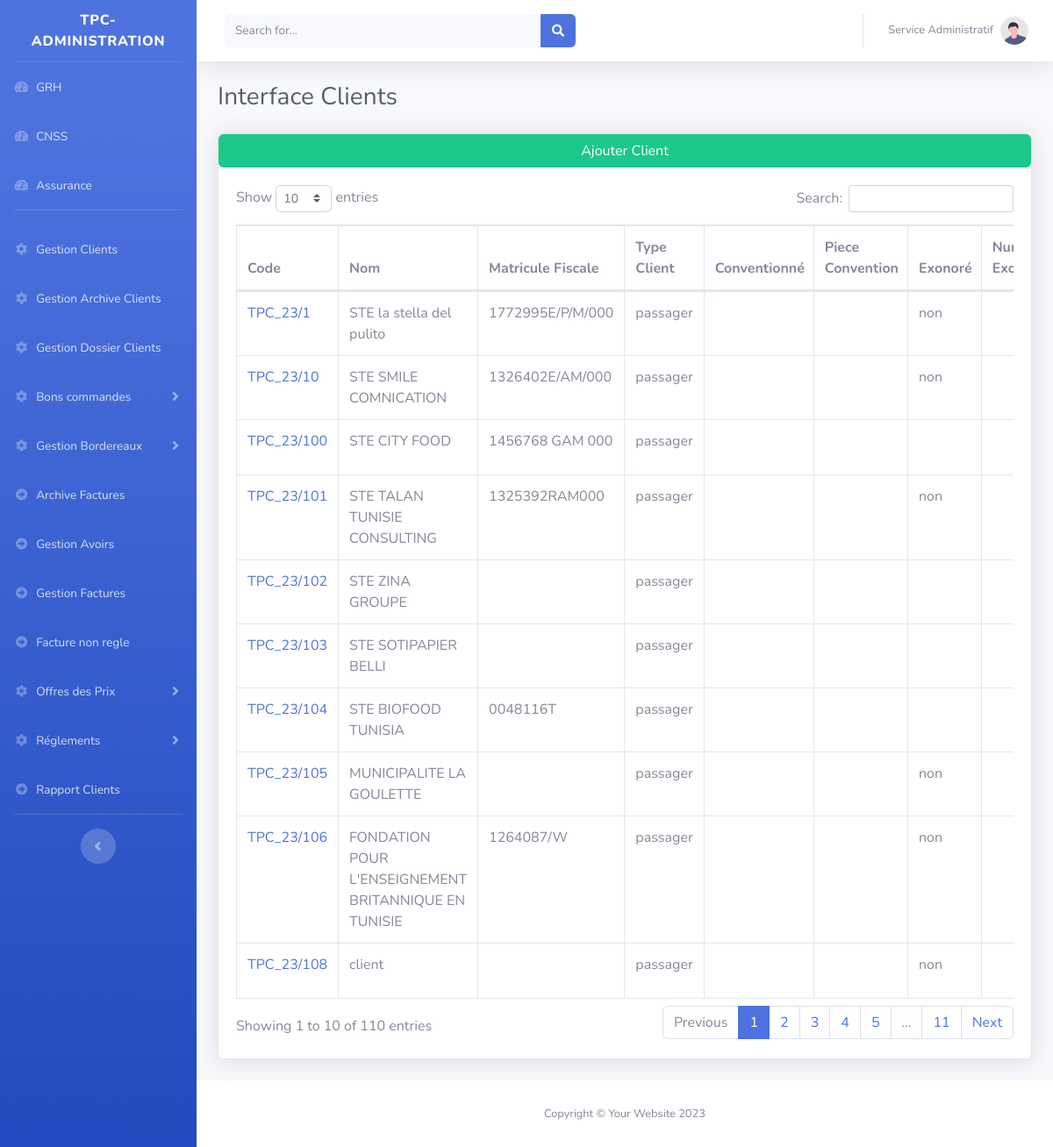
Page /tpc/main.php?Gestion_Clients on the committed database.
### tables this page shows
CREATE TABLE `clients` (
  `id` int(11) NOT NULL,
  `type_client` varchar(200) DEFAULT NULL,
  `convention` varchar(100) DEFAULT NULL,
  `pieceConvention` varchar(250) DEFAULT NULL,
  `nom_client` varchar(200) DEFAULT NULL,
  `code_client` varchar(11) DEFAULT NULL,
  `adresse` text DEFAULT NULL,
  `matriculeFiscale` varchar(100) DEFAULT NULL,
  `exonoration` varchar(100) DEFAULT NULL,
  `pieceExonoration` varchar(200) DEFAULT NULL,
  `tel` varchar(200) DEFAULT NULL,
  `email` varchar(200) DEFAULT NULL,
  `numexonoration` varchar(250) DEFAULT NULL,
  `ValiditeExonoration` varchar(250) DEFAULT NULL
);

### tpc/class/connexion.db.php (called while the page is built)
<?php
function connexion(): PDO {
    $host = getenv('DB_HOST') ?: '127.0.0.1';
    $port = getenv('DB_PORT') ?: 3306;
    $db   = getenv('DB_NAME') ?: 'tpc';
    $user = getenv('DB_USER') ?: 'root';
    $pass = getenv('DB_PASSWORD') !== false ? getenv('DB_PASSWORD') : '';
    $dsn = "mysql:host=$host;port=$port;dbname=$db;charset=utf8mb4";
    $opts = [
        PDO::ATTR_ERRMODE            => PDO::ERRMODE_EXCEPTION,
        PDO::ATTR_DEFAULT_FETCH_MODE => PDO::FETCH_ASSOC,
        PDO::ATTR_EMULATE_PREPARES   => false,
    ];
    return new PDO($dsn, $user, $pass, $opts);
}

### tpc/class/client.class.php (called while the page is built, shortened)
<?php
include_once 'connexion.db.php';
class Clients{
	private $cnx;
	public function __construct(){$this->cnx=connexion();}
	public function getAllClients(){
		$sql="SELECT * FROM clients";
		$req=$this->cnx->query($sql);
		$resultat=$req->fetchAll();
		return $resultat;
	}
}
$clt=new Clients();

### tpc/pages/clients/Afficher.php (the view, shortened to what this page needs)
<?php
include 'class/client.class.php';
$nb=count($clt->getAllClients());
 $clients=$clt->getAllClients();
 ?>
                    <div class="card shadow mb-4">
					<div class="btn-group" role="group" aria-label="Basic mixed styles example">
	<button type="button" class="btn btn-success" data-bs-toggle="modal" data-bs-target="#ModalAddClient">Ajouter Client</button>
</div>
                        <div class="card-body">
                            <div class="table-responsive">
                                <table class="table table-bordered" id="dataTable" width="90%" cellspacing="0">
                                    <thead>
                                        <tr>
											<th >Code</th>
											<th >Nom</th>
											<th >Matricule Fiscale</th>
                                            <th >Type Client</th>
                                            <th >Conventionné</th>
											 <th >Piece Convention</th>
											<th >Exonoré</th>
											<th >Num Exonoration</th>
                                        </tr>
                                    </thead>
                                    <tbody>
									<?php if(!empty($clients)){
										 foreach($clients as $key){?>
                                        <tr>
                                            <td><a href="?Gestion_Clients&Offreclient=<?=$key['id']?>"><?=$key['code_client']?></a></td>
											 <td><?=$key['nom_client']?></td>
                                            <td><?=$key['matriculeFiscale']?></td>
                                            <td><?=$key['type_client']?></td>
                                            <td><?=$key['convention']?></td>
											<td><a href="pages/clients/pieceConventionClients/<?=$key['pieceConvention']?>"><?=$key['pieceConvention']?></a></td>
                                            <td><?=$key['exonoration']?></td>
											  <td><?=$key['numexonoration']?></td>
                                        </tr>
									<?php } } ?>
                                    </tbody>
                                </table>
                            </div>
                        </div>
                    </div>

### rows in the picture
clients: code_client "TPC_23/1", nom_client "STE la stella del pulito", matriculeFiscale "1772995E/P/M/000", type_client "passager", exonoration "non"
clients: code_client "TPC_23/10", nom_client "STE SMILE COMNICATION", matriculeFiscale "1326402E/AM/000", type_client "passager", exonoration "non"
clients: code_client "TPC_23/100", nom_client "STE CITY FOOD", matriculeFiscale "1456768 GAM 000", type_client "passager"
clients: code_client "TPC_23/101", nom_client "STE TALAN TUNISIE CONSULTING", matriculeFiscale "1325392RAM000", type_client "passager", exonoration "non"
clients: code_client "TPC_23/102", nom_client "STE ZINA GROUPE", type_client "passager"
clients: code_client "TPC_23/103", nom_client "STE SOTIPAPIER BELLI", type_client "passager"
clients: code_client "TPC_23/104", nom_client "STE BIOFOOD TUNISIA", matriculeFiscale "0048116T", type_client "passager"
clients: code_client "TPC_23/105", nom_client "MUNICIPALITE LA GOULETTE", type_client "passager", exonoration "non"
clients: code_client "TPC_23/106", nom_client "FONDATION POUR L'ENSEIGNEMENT BRITANNIQUE EN TUNISIE", matriculeFiscale "1264087/W", type_client "passager", exonoration "non"
clients: code_client "TPC_23/108", nom_client "client", type_client "passager", exonoration "non"
